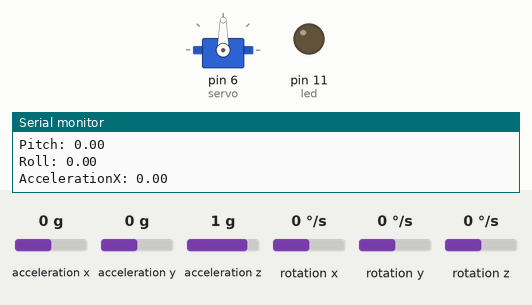
Simulated run of this sketch. Board: Arduino Uno, built with avr-gcc and run on an emulated ATmega328P. On the bench: servo, output pins drawn as LEDs (lit = HIGH), the last lines printed to the serial monitor. Inputs (shaded band) come from the test bench; at power-on: rotation z 0 °/s, acceleration x 0 g, acceleration y 0 g, acceleration z 1 g, rotation x 0 °/s, rotation y 0 °/s. Pins used as bus, display or sensor lines are not drawn.

Above: at 2.2 s.
2.3 s: rotation z set to -192 °/s
At 3.8 s:
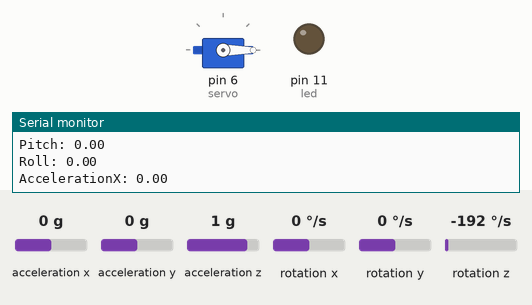
At 4.8 s:
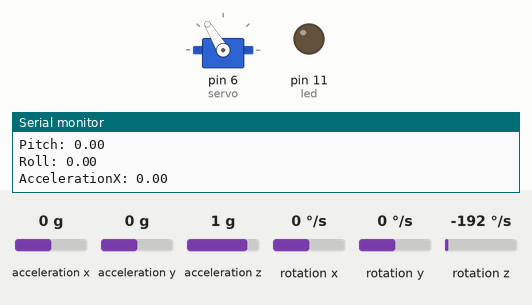
6.2 s: acceleration x set to -1.4 g
At 7.9 s:
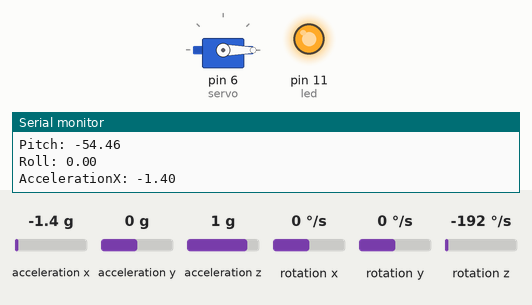
10.1 s: acceleration y set to 0.8 g
14.0 s: acceleration z set to -0.8 g
17.9 s: rotation z set to 0 °/s
19.7 s: acceleration x set to -0.8 g
At 21.6 s:
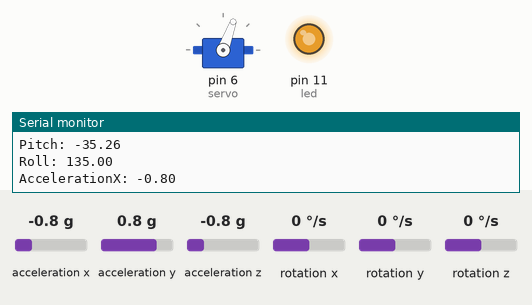
Timing chart, 0 to 22.8 s (numbered marks = the images above; inputs shaded):
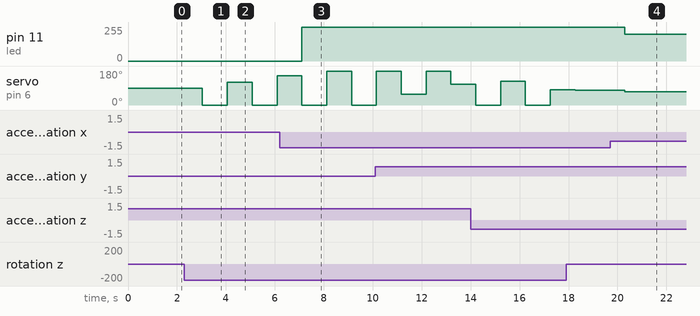

The sketch:

imu.ino
```cpp
#include "I2Cdev.h"
#include "MPU6050_6Axis_MotionApps20.h"
#include "Wire.h"
#include <Servo.h>

#define OUTPUT_READABLE_YAWPITCHROLL

int trigPin = 13; // D3 LED
int led = 11;

// MPU control/status vars
MPU6050 mpu;
bool dmpReady = false;  // set true if DMP init was successful
uint8_t mpuIntStatus;   // holds actual interrupt status byte from MPU
uint16_t packetSize;    // expected DMP packet size (default is 42 bytes)
uint16_t fifoCount;     // count of all bytes currently in FIFO
uint8_t fifoBuffer[64]; // FIFO storage buffer

Servo servo;

// orientation/motion vars
Quaternion q;           // [w, x, y, z]         quaternion container
VectorInt16 aa;         // [x, y, z]            accel sensor measurements
VectorInt16 gy;         // gyroscope sensor measurements
VectorFloat gravity;    // [x, y, z]            gravity vector
float ypr[3];           // [yaw, pitch, roll]   yaw/pitch/roll container and gravity vector

// ================================================================
// ===                      INITIAL SETUP                       ===
// ================================================================

void setup() {
  Wire.begin();
  Wire.setWireTimeout(3000, true);
  Serial.begin(115200);
  TWBR = 24; // 400kHz I2C clock (200kHz if CPU is 8MHz)

  // initialize device
  mpu.initialize();

  // load and configure the DMP
  mpu.dmpInitialize();

  //mpu.setFullScaleGyroRange(MPU6050_GYRO_FS_250);
  //mpu.setFullScaleGyroRange(MPU6050_GYRO_FS_500);
  mpu.setFullScaleGyroRange(MPU6050_GYRO_FS_1000);
  //mpu.setFullScaleGyroRange(MPU6050_GYRO_FS_2000);

  //mpu.setFullScaleAccelRange(MPU6050_ACCEL_FS_2);
  //mpu.setFullScaleAccelRange(MPU6050_ACCEL_FS_4);
  mpu.setFullScaleAccelRange(MPU6050_ACCEL_FS_8);
  //mpu.setFullScaleAccelRange(MPU6050_ACCEL_FS_16);

  // make sure it worked (returns 0 if so)
  if (mpu.dmpInitialize() == 0) {
    // turn on the DMP, now that it's ready
    mpu.setDMPEnabled(true);
    mpuIntStatus = mpu.getIntStatus();
    dmpReady = true;
    packetSize = mpu.dmpGetFIFOPacketSize();
  } else {
    // ERROR!
    // 1 = initial memory load failed
    // 2 = DMP configuration updates failed
    while (1);
  }

  pinMode(trigPin, OUTPUT);
  pinMode(led, OUTPUT);
  servo.attach(6);

  // configure LED for output
  //pinMode(trigPin, OUTPUT);
  //pinMode(led, OUTPUT);
}

// ================================================================
// ===                    MAIN PROGRAM LOOP                     ===
// ================================================================

void loop() {
  // if programming failed, don't try to do anything
  if (!dmpReady) return;

  // get current FIFO count
  fifoCount = mpu.getFIFOCount();

  if(fifoCount == 1024) {
    // reset so we can continue cleanly
    mpu.resetFIFO();
    fifoCount = mpu.getFIFOCount();
  } else if(fifoCount >= 42) {
    mpu.getFIFOBytes(fifoBuffer, packetSize);

    //track FIFO count here in case there is > 1 packet available
    fifoCount -= packetSize;

    mpu.dmpGetQuaternion(&q, fifoBuffer);
    mpu.dmpGetGravity(&gravity, &q);
    mpu.dmpGetYawPitchRoll(ypr, &q, &gravity);

    float yaw = ypr[0] * 180/M_PI;
    float pitch = ypr[1] * 180/M_PI;
    float roll = ypr[2] * 180/M_PI;

    mpu.getAcceleration(&aa.x, &aa.y, &aa.z);
    //float accelerationX = aa.x / 16384.0;  // divide by sensitivity scale factor for ±2g
    //float accelerationY = aa.y / 16384.0;
    //float accelerationZ = aa.z / 16384.0;

    //float accelerationX = aa.x / 8192.0;  // divide by sensitivity scale factor for ±4g
    //float accelerationY = aa.y / 8192.0;
    //float accelerationZ = aa.z / 8192.0;

    float accelerationX = aa.x / 4096.0;  // divide by sensitivity scale factor for ±8g
    float accelerationY = aa.y / 4096.0;
    float accelerationZ = aa.z / 4096.0;

    //float accelerationX = aa.x / 2048.0;  // divide by sensitivity scale factor for ±16g
    //float accelerationY = aa.y / 2048.0;
    //float accelerationZ = aa.z / 2048.0;

    mpu.getRotation(&gy.x, &gy.y, &gy.z);
    //float gyroX = gy.x / 131.0; // divide by sensitivity scale factor for ±250°/sec
    //float gyroY = gy.y / 131.0; // divide by sensitivity scale factor for ±250°/sec
    //float gyroZ = gy.z / 131.0; // divide by sensitivity scale factor for ±250°/sec

    //float gyroX = gy.x / 65.5; // divide by sensitivity scale factor for ±500°/sec
    //float gyroY = gy.y / 65.5; // divide by sensitivity scale factor for ±500°/sec
    //float gyroZ = gy.z / 65.6; // divide by sensitivity scale factor for ±500°/sec

    float gyroX = gy.x / 32.8; // divide by sensitivity scale factor for ±1000°/sec
    float gyroY = gy.y / 32.8; // divide by sensitivity scale factor for ±1000°/sec
    float gyroZ = gy.z / 32.8; // divide by sensitivity scale factor for ±1000°/sec


    //float gyroX = gy.x / 16.4; // divide by sensitivity scale factor for ±2000°/sec
    //float gyroY = gy.y / 16.4; // divide by sensitivity scale factor for ±2000°/sec
    //float gyroZ = gy.z / 16.4; // divide by sensitivity scale factor for ±2000°/sec


    if(yaw < -80 || yaw > 80) {
      digitalWrite(trigPin, HIGH);
    } else {
      digitalWrite(trigPin, LOW);
    }

    int servoAngle = map(yaw, -80, 80, 0, 180);
    servo.write(constrain(servoAngle, 0, 180));
    // servo.write(180);

    float absAccelX = abs(accelerationX);
    int ledBrightness = 0;

    if (absAccelX > 0.01) {
      if (absAccelX >= 1.00) {
        ledBrightness = 255;  // LED 100% ON
      } else {
        ledBrightness = map(absAccelX * 100, 1, 100, 0, 255);
      }
    }

    analogWrite(led, ledBrightness);

    Serial.print("Yaw: "); Serial.println(yaw);
    Serial.print("Pitch: "); Serial.println(pitch);
    Serial.print("Roll: "); Serial.println(roll);
    Serial.print("AccelerationX: "); Serial.println(accelerationX);
    //Serial.print("AccelerationY: "); Serial.println(accelerationY);
    //Serial.print("AccelerationZ: "); Serial.println(accelerationZ);
    //Serial.print("GyroX: "); Serial.println(gyroX);
    //Serial.print("GyroY: "); Serial.println(gyroY);
    //Serial.print("GyroZ: "); Serial.println(gyroZ);

    delay(1000);
  }
}
```

Measured:
- after the input at 2.3 s, servo on pin 6 (servo): 90° → 0° after 0.74 s, → 121° 1.0 s later, → 0° 1.0 s later, → 155° 1.0 s later
- after the input at 6.2 s, pin 11 (led): 0/255 → 255/255 after 0.90 s
- after the input at 19.7 s, pin 11 (led): 255/255 → 200/255 after 0.60 s; servo on pin 6 (servo): 78° → 70° after 0.60 s
